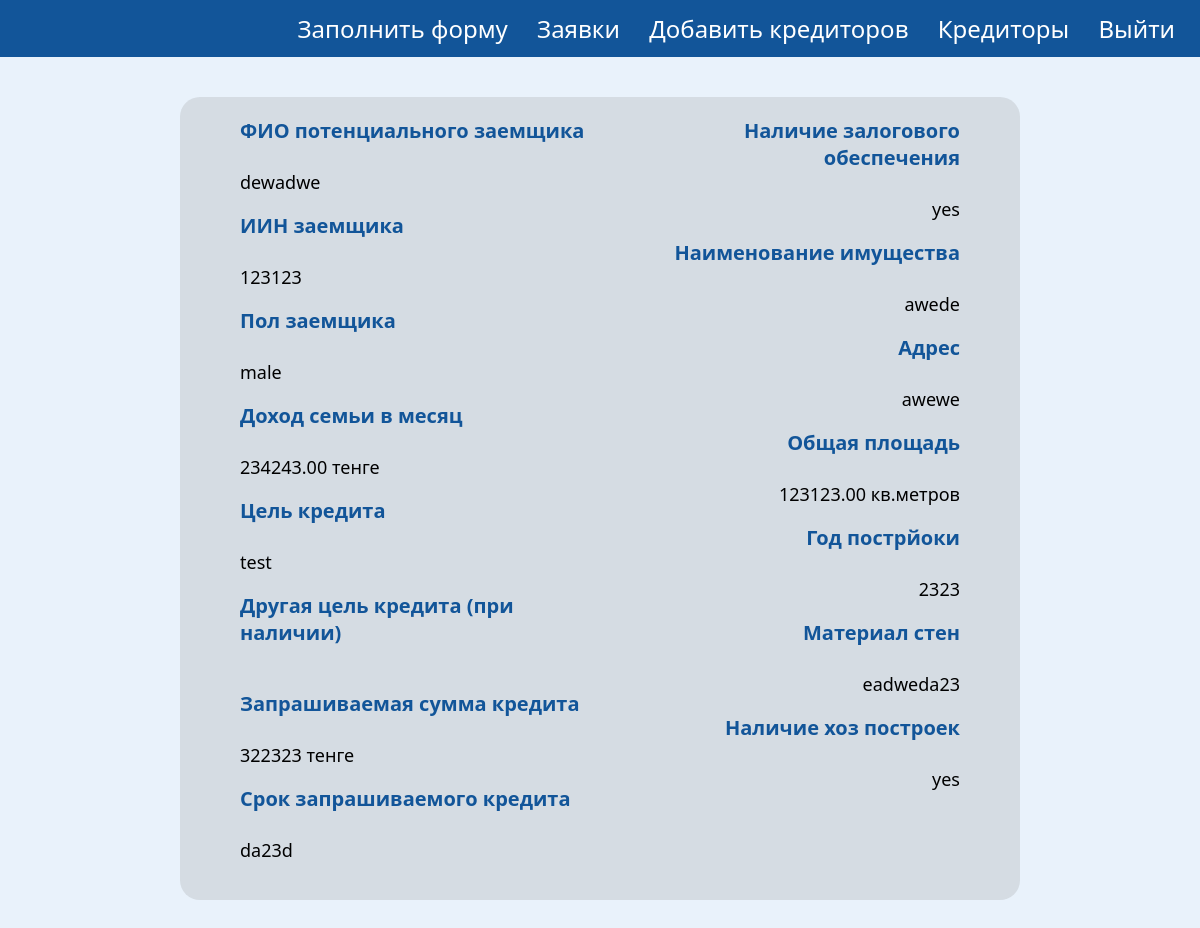
The page /all-creditors (signed in) on the database as committed earlier.
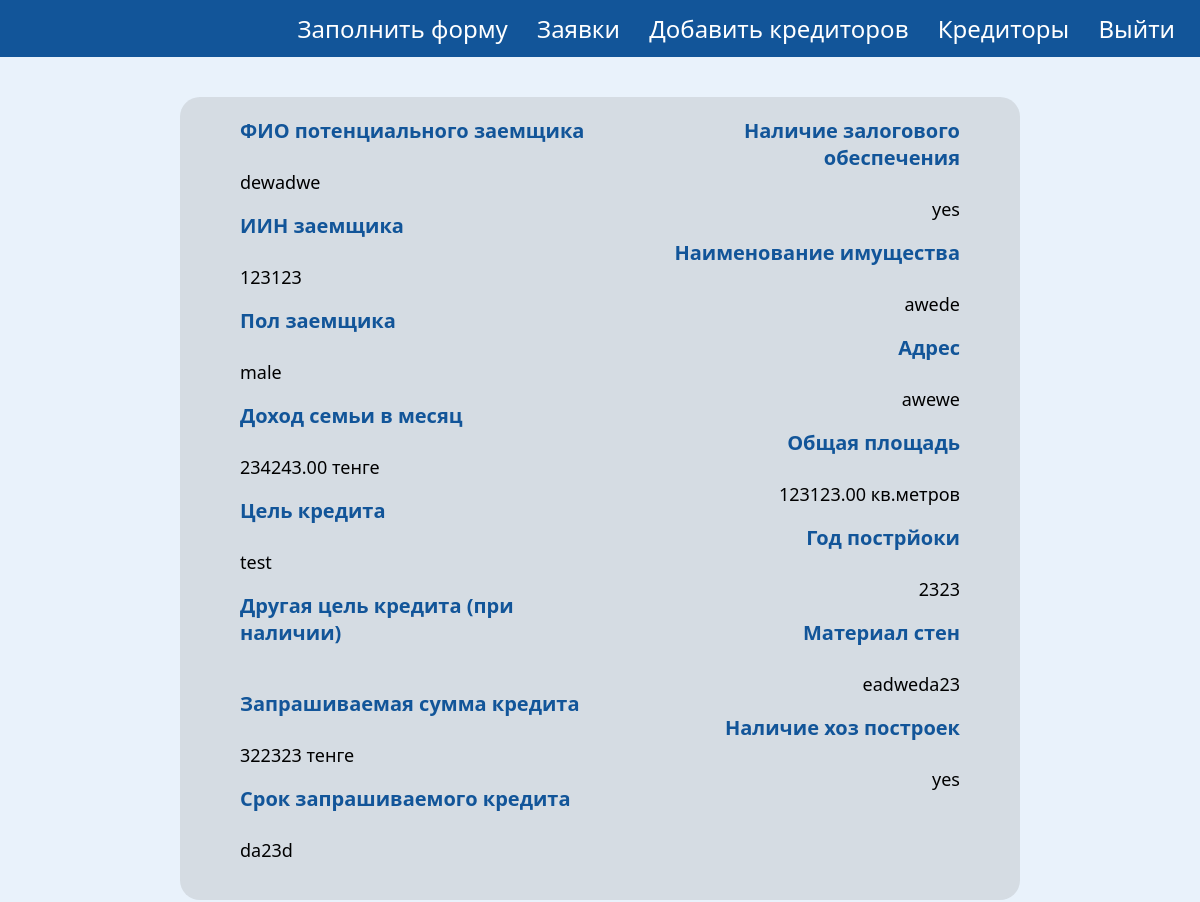
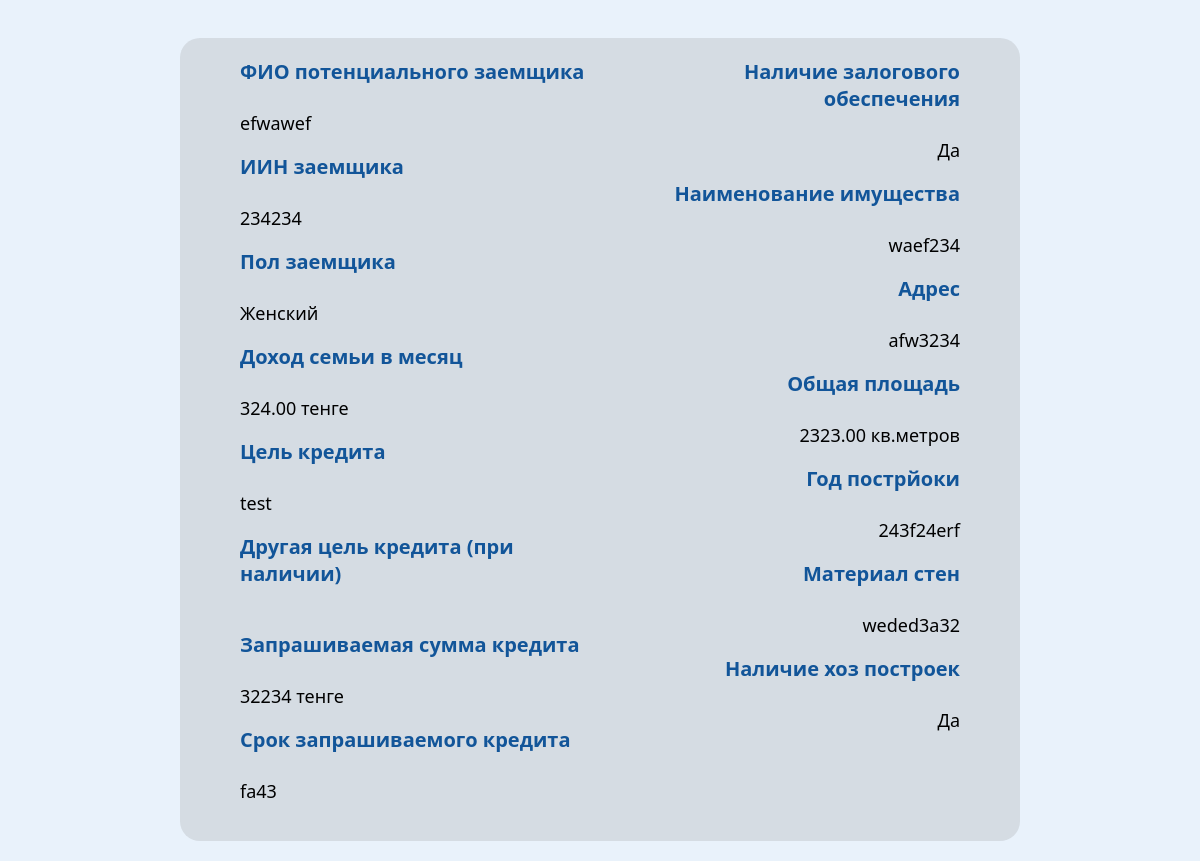
The same page on the database as committed later (2 pictures, top to bottom).
### app/models.py (models this page shows)
class Creditor(db.Model):
   id = db.Column(db.Integer, primary_key = True)
   user_kato = db.Column(db.String(50), db.ForeignKey('user.kato_6'))
   user = relationship("User",backref="creditors")
   kato_2 = db.Column(db.String(20), )
   kato_2_name = db.Column(db.String(20), )
   kato_4 = db.Column(db.String(20), )
   kato_4_name = db.Column(db.String(20), )
   kato_6 = db.Column(db.String(20), )
   kato_6_name = db.Column(db.String(20), )
   FIO = db.Column(db.String(20))
   IIN = db.Column(db.String(12))
   gender = db.Column(db.String(10)) #selector
   family_income_month = db.Column(db.Numeric(30, 2))
   credit_goal = db.Column(db.String(300)) # selector
   credit_other_goal = db.Column(db.String(300))
   credit_amount = db.Column(db.Integer)
   credit_period = db.Column(db.String(100))
   zalog_avaliability = db.Column(db.String(10)) #selector (yes/no)
   zalog_name = db.Column(db.String(100)) #selector
   zalog_address = db.Column(db.String(100))
   zalog_square = db.Column(db.Numeric(30, 2))
   zalog_creation_year = db.Column(db.String(50))
   zalog_wall_material = db.Column(db.String(300))
   zalog_hoz_buildings = db.Column(db.String(10)) #selector (yes/no)

### app/routes.py (the view)
@app.route('/all-creditors', methods=['GET'])
@login_required
def all_creditors():
    form = CreditorForm()
    creditors = Creditor.query.filter_by(user_kato=current_user.kato_6).all()
    return render_template('all_creditors.html', form=form, creditors=creditors, measurement_units=measurement_units, user=current_user)

### app/models.py (called while the page is built)
@login_manager.user_loader
def load_user(user_id):
   return User.query.get(int(user_id))

### app/templates/all_creditors.html (shortened to what this page needs)
{% extends "base.html" %} {% block title %}Все кредиторы{% endblock %}
{% block content %}
<link rel="stylesheet" href="{{ url_for('static', filename='all_creditors.css') }}" />
<body>
    <div class="acc-content">
        {% for creditor in creditors %}
        <div class="form">
            <div class="first-column">
                <div class="form-output">
                    <label class="label">{{ form.FIO.label }}</label>
                    <p>{{ creditor.FIO }}</p>
                </div>
                <div class="form-output">
                    <label class="label">{{ form.IIN.label }}</label>
                    <p>{{ creditor.IIN }}</p>
                </div>
                <div class="form-output">
                    <label class="label">Пол заемщика</label>
                    <p>{{ creditor.gender }}</p>
                </div>
                <div class="form-output">
                    <label class="label">Доход семьи в месяц</label>
                    <p>{{ creditor.family_income_month }} {{ measurement_units['tenge'] }}</p>
                </div>
                <div class="form-output">
                    <label class="label">Цель кредита</label>
                    <p>{{ creditor.credit_goal }}</p>
                </div>
                <div class="form-output">
                    <label class="label">Другая цель кредита (при наличии)</label>
                </div>
                <div class="form-output">
                    <label class="label">{{ form.credit_amount.label }}</label>
                    <p>{{ creditor.credit_amount }} {{ measurement_units['tenge'] }}</p>
                </div>
                <div class="form-output">
                    <label class="label">{{ form.credit_period.label }}</label>
                    <p>{{ creditor.credit_period }}</p>
                </div>
            </div>
            <div class="second-column">
                <div class="form-output">
                    <label class="label">{{ form.zalog_avaliability.label }}</label>
                    <p>{{ creditor.zalog_avaliability }}</p>
                </div>
                <div class="form-output">
                    <label class="label">{{ form.zalog_name.label }}</label>
                    <p>{{ creditor.zalog_name }}</p>
                </div>
                <div class="form-output">
                    <label class="label">{{ form.zalog_address.label }}</label>
                    <p>{{ creditor.zalog_address }}</p>
                </div>
                <div class="form-output">
                    <label class="label">{{ form.zalog_square.label }}</label>
                    <p>{{ creditor.zalog_square }} {{ measurement_units['square'] }}</p>
                </div>
                <div class="form-output">
                    <label class="label">{{ form.zalog_creation_year.label }}</label>
                    <p>{{ creditor.zalog_creation_year }}</p>
                </div>
                <div class="form-output">
                    <label class="label">{{ form.zalog_wall_material.label }}</label>
                    <p>{{ creditor.zalog_wall_material }}</p>
                </div>
                <div class="form-output">
                    <label class="label">{{ form.zalog_hoz_buildings.label }}</label>
                    <p>{{ creditor.zalog_hoz_buildings }}</p>
                </div>
            </div>
        </div>
    </div>
    {% endfor %}
</body>
{% endblock %}

### app/templates/base.html (shortened to what this page needs)
<!DOCTYPE html>
<html lang="ru">
<head>
  <link rel="stylesheet" href="{{ url_for('static', filename='base.css') }}">
</head>
<div class="content">
  <nav class="head">
    <div>
      {% if user.is_authenticated %}
      <a class="nav_link" id="portfolio" href="{{ url_for('form') }}">Заполнить форму</a>
      <a class="nav_link" id="portfolio" href="{{ url_for('account') }}">Заявки</a>
      <a class="nav_link" id="portfolio" href="{{ url_for('add_creditors') }}">Добавить кредиторов</a>
      <a class="nav_link" id="portfolio" href="{{ url_for('all_creditors') }}">Кредиторы</a>
      <a class="nav_link" id="logout" href="{{ url_for('logout') }}">Выйти</a>
      {% else %}
      <a class="nav_link" id="login" href="{{ url_for('login') }}">Войти</a>
      {% endif %}
    </div>
  </nav>
  <div class="container">{% block content %} {% endblock %}</div>
</div>
</html>

### app/static/base.css (style rules this page uses)
body { margin: 0; background-color: rgba(215, 231, 248, 0.53); font-family: Montserrat, "Segoe UI", Tahoma, Geneva, Verdana, sans-serif; }
.content { width: 100%; }
.head { display: flex; width: 100%; justify-content: space-between; height: fit-content; align-items: center; background-color: #125599; padding-bottom: 12px; padding-top: 12px; }
.nav_link { font-size: x-large; color: #fff; text-decoration: none; padding-right: 25px; }

### app/static/all_creditors.css (style rules this page uses)
body { font-family: Montserrat, "Segoe UI", Tahoma, Geneva, Verdana, sans-serif; margin: 0; place-items: center; min-height: 100vh; }
.acc-content { width: 100%; margin: 20px auto; display: flex; flex-direction: column; gap: 25px; }
.form-output { display: flex; font-size: 18px; gap: 8px; flex-direction: column; }
.label { font-size: 20px; font-weight: 600; color: #125599; }
.form { display: flex; justify-content: space-between; gap: 20px; width: 60%; margin: 20px auto; background-color: rgba(128, 128, 128, 0.201); border-radius: 20px; padding: 20px 60px; }
.second-column { text-align: right; }

Rows that differ between the two databases and show on the page:
added Creditor: FIO.label "ФИО потенциального заемщика", FIO "efwawef", IIN.label "ИИН заемщика", IIN "234234", gender "Женский", family_income_month "324.00", tenge "тенге", credit_goal "test", credit_amount.label "Запрашиваемая сумма кредита", credit_amount "32234", credit_period.label "Срок запрашиваемого кредита", credit_period "fa43", zalog_avaliability.label "Наличие залогового обеспечения", zalog_avaliability "Да", zalog_name.label "Наименование имущества", zalog_name "waef234", zalog_address.label "Адрес", zalog_address "afw3234", zalog_square.label "Общая площадь", zalog_square "2323.00", square "кв.метров", zalog_creation_year.label "Год пострйоки", zalog_creation_year "243f24erf", zalog_wall_material.label "Материал стен", zalog_wall_material "weded3a32", zalog_hoz_buildings.label "Наличие хоз построек", zalog_hoz_buildings "Да"
